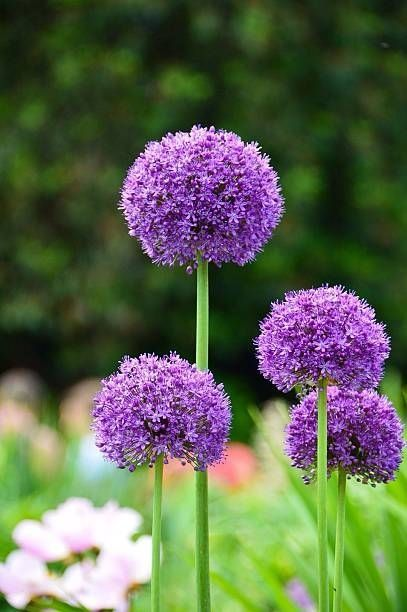
#> input picture Project/PCA/win.jpeg, 407 x 612 px, found by its file name
$ jupyter execute --allow-errors PCA_Final.ipynb
#> lines starting #> are read from the running program, lines starting #| are printed output that depends on the picture
[cell 1]
import numpy as np
from matplotlib.image import imread
import matplotlib.pyplot as plt
from sklearn.decomposition import IncrementalPCA
import time
from skimage.metrics import structural_similarity as ssim
from skimage.metrics import peak_signal_noise_ratio as psnr

[cell 2]
# Read the image
image_raw = imread(r"D:\SEM 4\SIP\Project\win.jpeg")
#> image_raw is the input picture: shape (612, 407, 3); mean R, G, B 93.6, 102.3, 78.5
print(image_raw.shape)
#| (612, 407, 3)

[cell 3]
# Displaying the image
plt.figure(figsize=[12,8])
plt.imshow(image_raw)

[cell 4]
image_sum = image_raw.sum(axis=2)
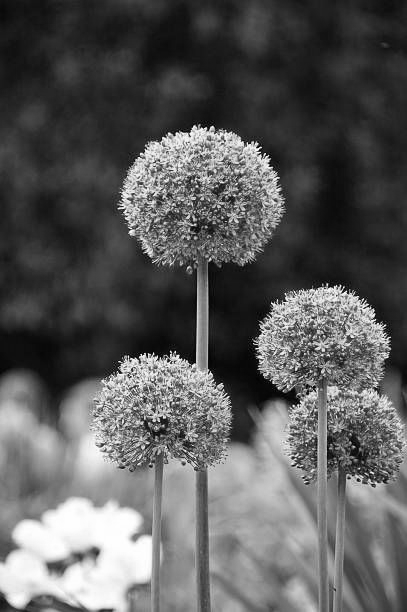
#> image_sum: shape (612, 407) uint64; min 1, max 765, mean 274.4; drawn with min black and max white
print(image_sum.shape)
#| (612, 407)

image_bw = image_sum / image_sum.max()
print(image_bw.max())
#| 1.0
